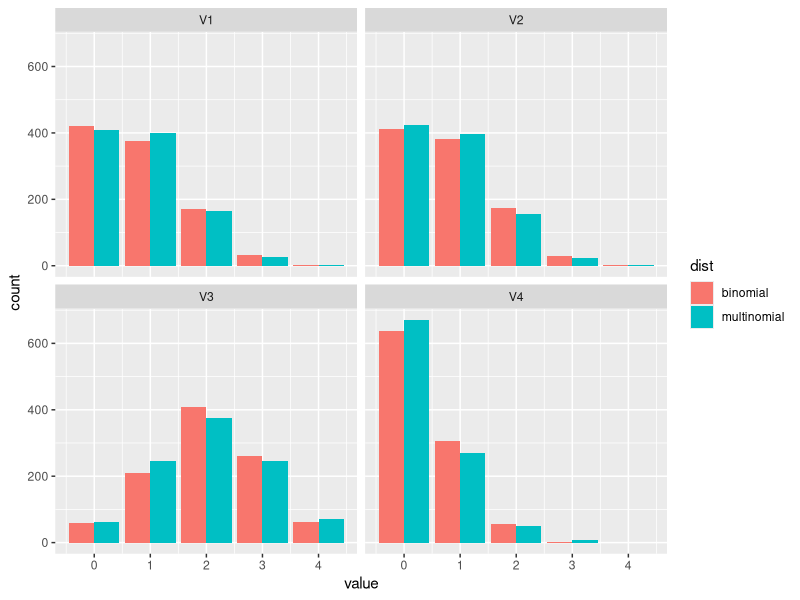
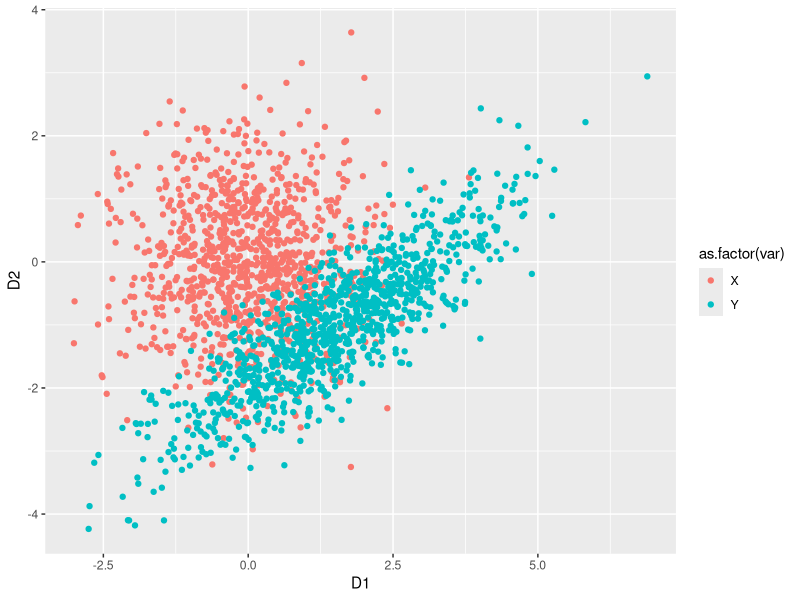
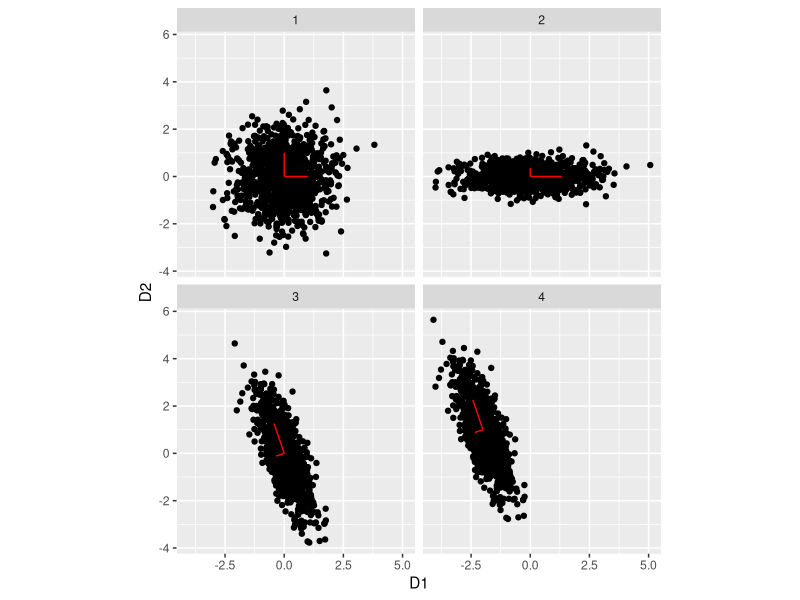
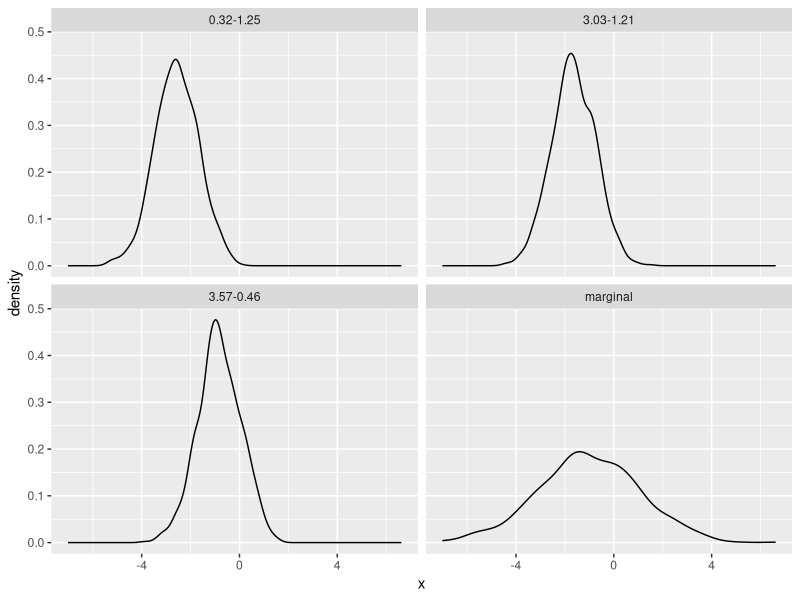
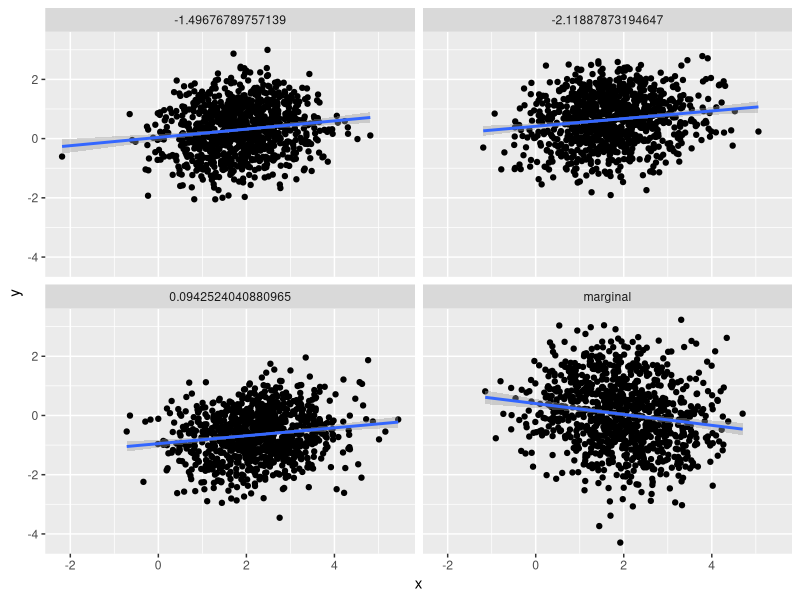
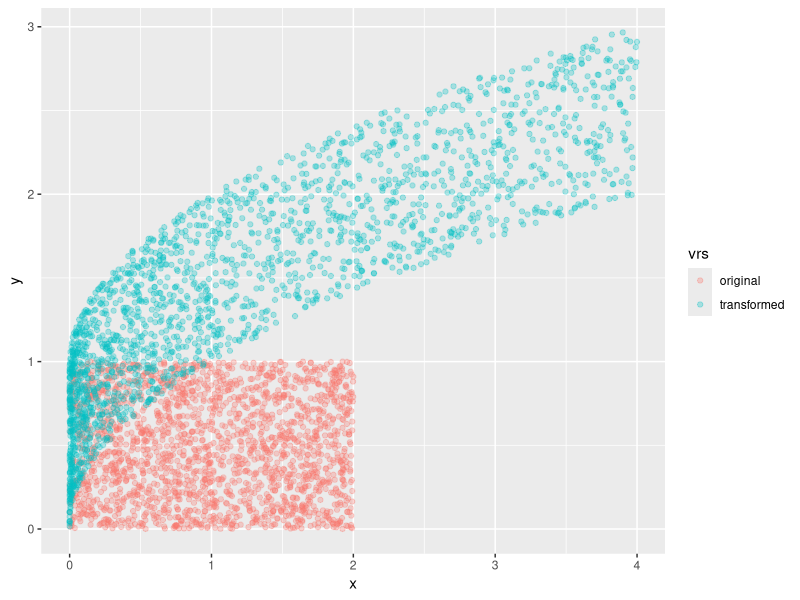

R code for these plots, in order:
## ---- chunk 1
togs <- T
library(ggplot2)
library(dplyr)
library(reshape2)
library(tidyr)
# togs <- FALSE
## ---- chunk 2
set.seed(1)
nsamps      <- 1000
samps_mult  <- rmultinom(nsamps, 4, prob = c(0.2, 0.2, 0.5, 0.1))
samps_mult  <- as_tibble(t(samps_mult)) %>%
  gather()
samps       <- tibble(
  V1 = rbinom(nsamps, 4, 0.2),
  V2 = rbinom(nsamps, 4, 0.2),
  V3 = rbinom(nsamps, 4, 0.5),
  V4 = rbinom(nsamps, 4, 0.1)
) %>%
  gather() %>%
  bind_rows(samps_mult) %>%
  bind_cols("dist" = c(rep("binomial", 4*nsamps), rep("multinomial", 4*nsamps)))

ggplot(samps, aes(x = value, fill = dist)) +
  geom_bar(position = "dodge") +
  facet_wrap(~ key)

## ---- chunk 3
# a
set.seed(1)
nsamps <- 1000
X      <- matrix(data = rnorm(nsamps * 2), ncol = 2)
mu     <- c(1.5, -1)
L      <- matrix(data = c(sqrt(2), 0,
                          1.2 / sqrt(2), sqrt(1 - 1.2^2/2)),
                 ncol  = 2,
                 byrow = TRUE)
Y      <- t(mu + L %*% t(X))
plot_df <- data.frame(rbind(X, Y), c(rep("X", nsamps), rep("Y", nsamps)))
colnames(plot_df) <- c("D1", "D2", "var")
ggplot(data = plot_df, aes(x = D1, y = D2, colour = as.factor(var))) +
  geom_point()


## ---- chunk 4
# a
set.seed(1)
sigma <- matrix(data = c(0.3, -0.5,
                         -0.5, 1.6),
                nrow  = 2,
                byrow = TRUE)
ed    <- eigen(sigma)
e_val  <- ed$values
e_vec  <- ed$vectors



# b
set.seed(1)
nsamps <- 1000
X      <- matrix(data = rnorm(nsamps * 2), ncol = 2)
vec1   <- matrix(c(1,0,0,1), nrow = 2)

X2     <- t(sqrt(diag(e_val)) %*% t(X))
vec2   <- sqrt(diag(e_val)) %*% vec1

X3     <- t(e_vec %*% t(X2))
vec3   <- e_vec %*% vec2

X4     <- t(c(-2, 1) + t(X3))
vec4   <- c(-2, 1) + vec3

vec_mat <- data.frame(matrix(c(0,0,0,0,0,0,0,0,0,0,0,0,-2,1,-2,1), ncol = 2, byrow = TRUE),
                      t(cbind(vec1, vec2, vec3, vec4)),
                      c(1,1,2,2,3,3,4,4))


df     <- data.frame(rbind(X, X2, X3, X4), c(rep(1, nsamps),
                                             rep(2, nsamps),
                                             rep(3, nsamps),
                                             rep(4, nsamps)))


colnames(df) <- c("D1", "D2", "wh")
colnames(vec_mat) <- c("D1", "D2", "E1", "E2", "wh")
ggplot(data = df, aes(x = D1, y = D2)) +
  geom_point() +
  geom_segment(data = vec_mat, aes(xend = E1, yend = E2), color = "red") +
  facet_wrap(~ wh) +
  coord_fixed()


## ---- chunk 5
mu    <- c(2, 0, -1)
Sigma <- matrix(c(1, -0.2, 0.5,
                  -0.2, 1.4, -1.2,
                  0.5, -1.2, 2),
                nrow = 3,
                byrow = TRUE)
mu_A     <- c(2, 0)
mu_B     <- -1
Sigma_A  <- Sigma[1:2, 1:2]
Sigma_B  <- Sigma[3, 3]
Sigma_AB <- Sigma[1:2, 3]


# b
tmp_b   <- t(Sigma_AB) %*% solve(Sigma_A)
mu_b    <- mu_B - tmp_b %*% mu_A
Sigma_b <- Sigma_B - t(Sigma_AB) %*% solve(Sigma_A) %*% Sigma_AB

mu_b
tmp_b
Sigma_b

# d
tmp_a   <- Sigma_AB * (1 / Sigma_B)
mu_a    <- mu_A - tmp_a * mu_B
Sigma_d <- Sigma_A - (Sigma_AB * (1 / Sigma_B)) %*% t(Sigma_AB)
mu_a
tmp_a
Sigma_d

## ---- chunk 6
library(mvtnorm)
set.seed(1)
nsamps <- 1000

# a and b
samps  <- as.data.frame(matrix(data = NA, nrow = 4 * nsamps, ncol = 2))
samps[1:nsamps,1] <- rnorm(nsamps, mu_B, Sigma_B)
samps[1:nsamps,2] <- "marginal"
for (i in 1:3) {
  a <- rmvnorm(1, mu_A, Sigma_A)
  samps[(i*nsamps + 1):((i + 1) * nsamps), 1] <- rnorm(nsamps,
                                                       mu_b + tmp_b %*% t(a),
                                                       Sigma_b)
  samps[(i*nsamps + 1):((i + 1) * nsamps), 2] <- paste0(# "cond", 
                                                        round(a, digits = 2), 
                                                        collapse = "-")
}
colnames(samps) <- c("x", "dist")
ggplot(samps, aes(x = x)) +
  geom_density() +
  facet_wrap(~ dist)

# c and d
samps  <- as.data.frame(matrix(data = NA, nrow = 4 * nsamps, ncol = 3))
samps[1:nsamps,1:2] <- rmvnorm(nsamps, mu_A, Sigma_A)
samps[1:nsamps,3]   <- "marginal"
for (i in 1:3) {
  b <- rnorm(1, mu_B, Sigma_B)
  samps[(i*nsamps + 1):((i + 1) * nsamps), 1:2] <- rmvnorm(nsamps,
                                                           mu_a + tmp_a * b,
                                                           Sigma_d)
  samps[(i*nsamps + 1):((i + 1) * nsamps), 3] <- b
}
colnames(samps) <- c("x", "y", "dist")
ggplot(samps, aes(x = x, y = y)) +
  geom_point() +
  geom_smooth(method = "lm") +
  facet_wrap(~ dist)
## ---- chunk 7
set.seed(1)
nsamps <- 2000
x      <- runif(nsamps, min = 0, max = 2)
y      <- runif(nsamps)
orig   <- tibble(x = x, y = y, vrs = "original")
u      <- x^2
v      <- y + x
transf <- tibble(x = u, y = v, vrs = "transformed")
df     <- bind_rows(orig, transf)
ggplot(df, aes(x = x, y = y, color = vrs)) +
  geom_point(alpha = 0.3)
## ---- chunk 8
library(mvtnorm)
set.seed(1)
mvn_dens <- function (y, mu, Sigma) {
  L     <- chol(Sigma)
  L_inv <- solve(t(L))
  g_inv <- L_inv %*% t(y - mu)
  J     <- L_inv
  J_det <- det(J)
  return(prod(dnorm(g_inv)) * J_det)
}
mu_v  <- c(-2, 0, 1)
cov_m <- matrix(c(1, -0.2, 0.5,
                  -0.2, 2, 0.3,
                  0.5, 0.3, 1.6),
                ncol  = 3,
                byrow = TRUE)
n_comp <- 20
for (i in 1:n_comp) {
  x <- rmvnorm(1, 
             mean  = mu_v,
             sigma = cov_m)
  print(paste0("My function: ",
               mvn_dens(x, mu_v, cov_m),
               ", dmvnorm: ",
               dmvnorm(x, mu_v, cov_m)))
}


